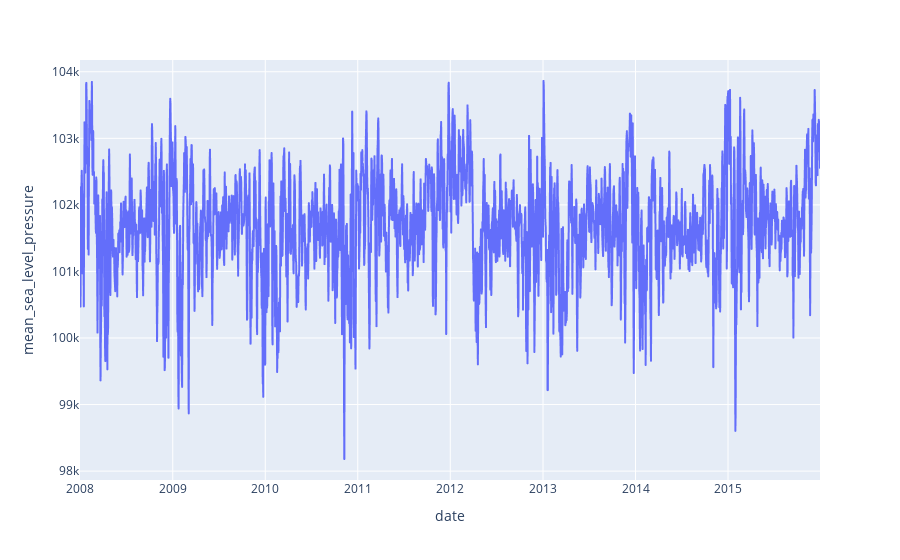

The notebook cell this image was saved under:
### Code cell
px.line(test_df, x="date", y="mean_sea_level_pressure")

### Figure 1 — Plotly figure (JSON) as saved in the notebook; plotly's stock layout.template omitted (floating-point values rounded to 4 significant figures; data arrays with more than 128 entries replaced by an {"elided": "..."} marker saying what was removed)
{"data": [{"hovertemplate": "date=%{x}<br>mean_sea_level_pressure=%{y}<extra></extra>", "legendgroup": "", "line": {"color": "#636efa", "dash": "solid"}, "marker": {"symbol": "circle"}, "mode": "lines", "name": "", "showlegend": false, "type": "scattergl", "x": {"elided": "2921 str values"}, "xaxis": "x", "y": {"elided": "2921 float values"}, "yaxis": "y"}], "layout": {"legend": {"tracegroupgap": 0}, "margin": {"t": 60}, "xaxis": {"anchor": "y", "domain": [0, 1], "title": {"text": "date"}}, "yaxis": {"anchor": "x", "domain": [0, 1], "title": {"text": "mean_sea_level_pressure"}}}}
